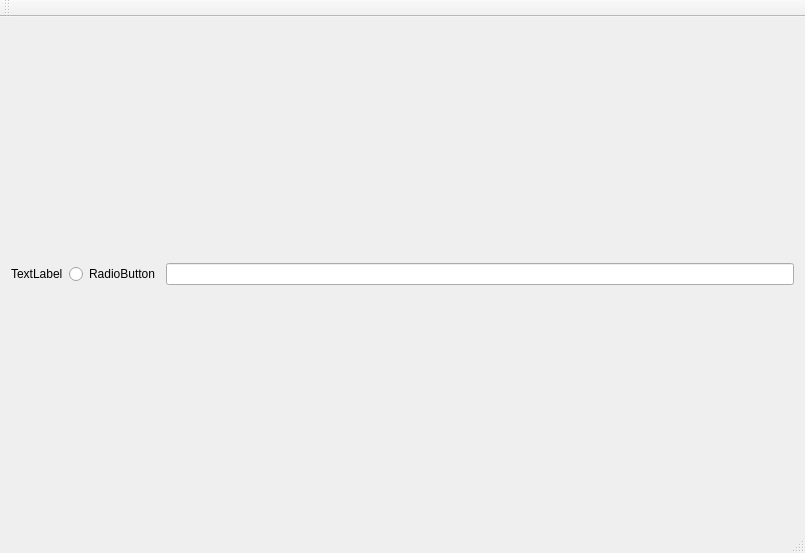
<?xml version="1.0" encoding="UTF-8"?>
<ui version="4.0">
 <class>PathfinderHelperClass</class>
 <widget class="QMainWindow" name="PathfinderHelperClass">
  <property name="geometry">
   <rect>
    <x>0</x>
    <y>0</y>
    <width>805</width>
    <height>553</height>
   </rect>
  </property>
  <property name="windowTitle">
   <string>PathfinderHelper</string>
  </property>
  <widget class="QWidget" name="centralWidget">
   <layout class="QHBoxLayout" name="horizontalLayout">
    <item>
     <widget class="QLabel" name="label">
      <property name="text">
       <string>TextLabel</string>
      </property>
     </widget>
    </item>
    <item>
     <widget class="QRadioButton" name="radioButton">
      <property name="text">
       <string>RadioButton</string>
      </property>
     </widget>
    </item>
    <item>
     <widget class="QLineEdit" name="lineEdit"/>
    </item>
   </layout>
  </widget>
  <widget class="QMenuBar" name="menuBar">
   <property name="geometry">
    <rect>
     <x>0</x>
     <y>0</y>
     <width>805</width>
     <height>21</height>
    </rect>
   </property>
  </widget>
  <widget class="QToolBar" name="mainToolBar">
   <attribute name="toolBarArea">
    <enum>TopToolBarArea</enum>
   </attribute>
   <attribute name="toolBarBreak">
    <bool>false</bool>
   </attribute>
  </widget>
  <widget class="QStatusBar" name="statusBar"/>
 </widget>
 <layoutdefault spacing="6" margin="11"/>
 <resources>
  <include location="pathfinderhelper.qrc"/>
 </resources>
 <connections/>
</ui>
